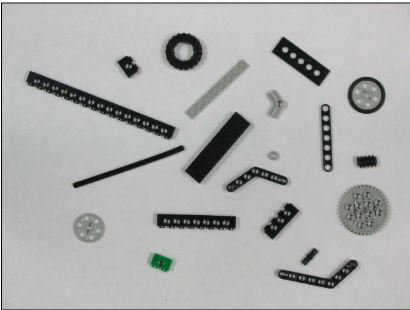
#> input picture coins.jpg, 410 x 310 px
$ jupyter execute --allow-errors 'Quiz2_&_Quiz3_1713177.ipynb'
#> lines starting #> are read from the running program, lines starting #| are printed output that depends on the picture; after the words box and inside, x2 and y2 are one past the last pixel; in counts of white or black regions, pixels touching at a corner belong together
[cell 1]
import cv2
import numpy as np
import matplotlib.pyplot as plt
from google.colab import drive
drive.mount('/contentgdrive')
path = "/contentgdrive/MyDrive/"

[cell 2]
image = cv2.imread('coins.jpg')
#> image is the input picture: shape (310, 410, 3); mean B, G, R 174.2, 174.8, 174

# Convert the image to grayscale
#gray = cv2.cvtColor(image, cv2.COLOR_BGR2GRAY)
gray = cv2.cvtColor(image, cv2.COLOR_BGR2RGB)
gray = cv2.cvtColor(image, cv2.COLOR_RGB2GRAY)
#> gray: shape (310, 410)

[cell 3]
blurred = cv2.GaussianBlur(gray, (9, 9), 2)
ret, thresh = cv2.threshold(blurred, 0, 255, cv2.THRESH_TRIANGLE)
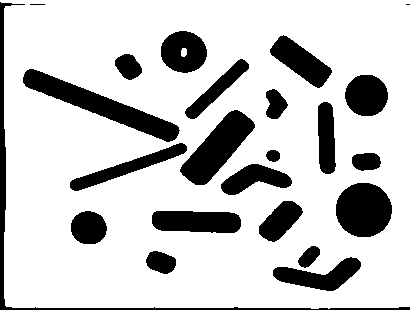
#> thresh: shape (310, 410); 78.9% white; 23 black regions (2 under 20 px), largest, box (x1, y1, x2, y2) and area: (23, 69, 180, 142) 3097, (180, 110, 255, 185) 2530, (336, 183, 392, 237) 2402
#> ret = 176
canny = cv2.Canny(thresh, 0, ret, 3 )
#> canny: shape (310, 410); 3.2% white in thin lines or dots
# Perform morphological operations
dilation = cv2.dilate(canny , (2,2), iterations=2)
#> dilation: shape (310, 410); 7.4% white; 23 white regions, largest, box (x1, y1, x2, y2) and area: (0, 2, 410, 310) 1635, (22, 68, 180, 144) 963, (272, 245, 361, 293) 739
kernel = np.ones((3,3), np.uint8)
#opening = cv2.morphologyEx(canny, cv2.MORPH_OPEN, kernel, iterations=2)
closing = cv2.morphologyEx(canny, cv2.MORPH_CLOSE,(4,4))
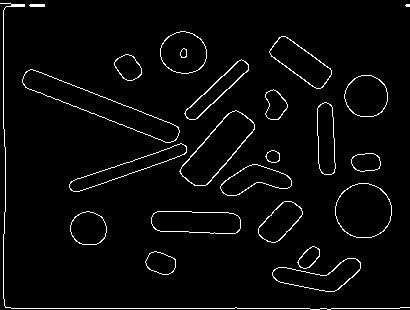
#> closing: shape (310, 410); 3.2% white in thin lines or dots

[cell 4]
#contours, _ = cv2.findContours(closing, cv2.RETR_TREE, cv2.CHAIN_APPROX_SIMPLE)
(contours, hierarchy) = cv2.findContours(dilation.copy(), cv2.RETR_EXTERNAL, cv2.CHAIN_APPROX_SIMPLE)
#> contours = 22 contours, 1 with area under 20; largest, box (x1, y1, x2, y2) and area: (22, 68, 180, 144) 3412, (179, 109, 255, 187) 2720, (335, 182, 392, 239) 2524, (272, 245, 361, 293) 2000, (151, 210, 241, 235) 1914
rgb = cv2.cvtColor(image, cv2.COLOR_BGR2RGB)
cv2.drawContours(rgb, contours, -1, (0, 255, 0), 2)
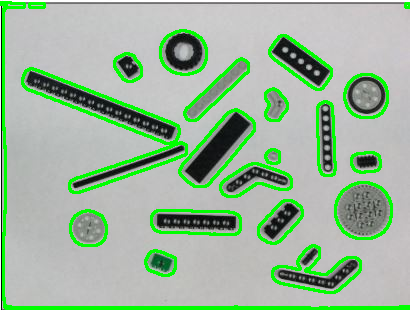
#> rgb: shape (310, 410, 3); mean R, G, B 154.4, 182.2, 154.5
# Print the number of objects in the image
print(len(contours))
#| 22
plt.imshow(closing)

[cell 5]
import cv2
import numpy as np

# Read the image
image = cv2.imread('coins.jpg')

# Convert the image to grayscale
gray = cv2.cvtColor(image, cv2.COLOR_BGR2GRAY)

# Binarize the image
_, binary = cv2.threshold(gray, 128, 255, cv2.THRESH_BINARY)
#> binary: shape (310, 410); 88.7% white; 77 black regions (58 under 20 px), largest, box (x1, y1, x2, y2) and area: (26, 71, 176, 140) 2153, (185, 112, 251, 184) 1620, (340, 185, 387, 235) 1327

# Perform morphological operations to remove small objects and holes
kernel = np.ones((5,5), np.uint8)
opening = cv2.morphologyEx(binary, cv2.MORPH_OPEN, kernel)
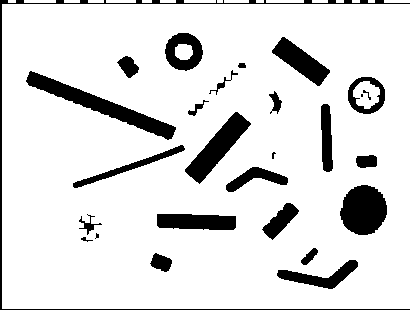
#> opening: shape (310, 410); 87.4% white; 27 black regions (3 under 20 px), largest, box (x1, y1, x2, y2) and area: (26, 71, 176, 140) 2213, (340, 185, 387, 235) 1802, (0, 0, 410, 310) 1754

# Find connected components
_, labels = cv2.connectedComponents(opening)
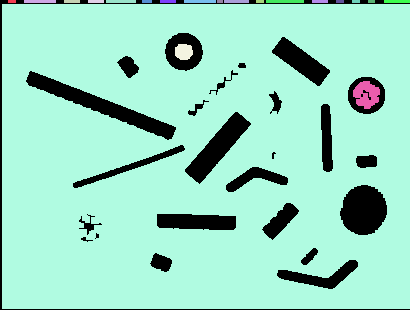
#> labels: shape (310, 410) int32; 21 distinct labels, from 0 to 20; one colour per label, 0 black

# Print the number of objects
print(labels.max())
#| 20
plt.imshow(labels)

#> (a cell that did not finish here is left out)

[cell 7]
image = cv2.imread('eye_pupil.jpg')
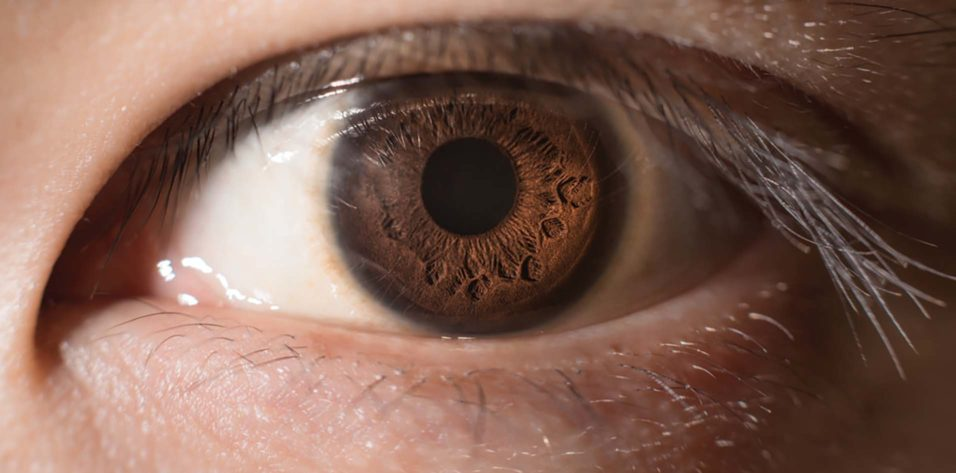
#> input picture eye_pupil.jpg, 956 x 473 px
#> image is the input picture: shape (473, 956, 3); mean B, G, R 83.8, 96.4, 128.6

# Convert the image to grayscale
gray = cv2.cvtColor(image, cv2.COLOR_BGR2GRAY)
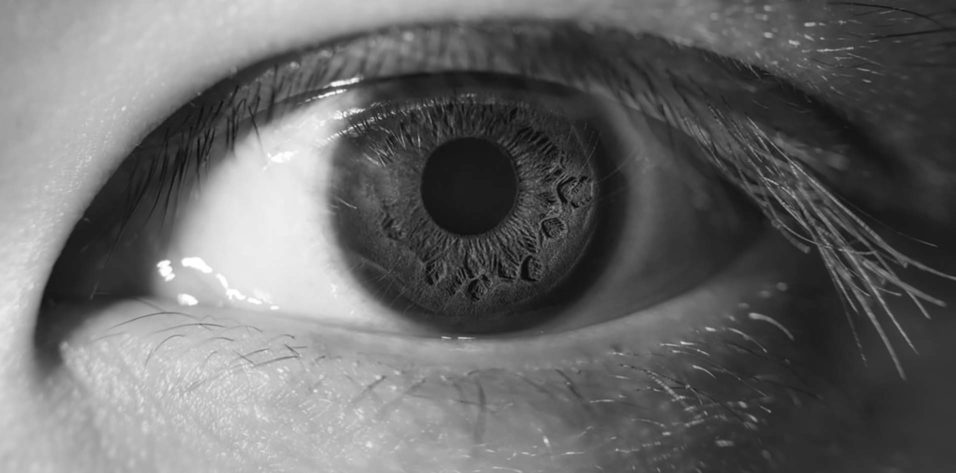
#> gray: shape (473, 956); min 5, max 255, mean 104.6

# Binarize the image using Otsu's thresholding
threshold, binarized = cv2.threshold(gray, 0, 255, cv2.THRESH_BINARY + cv2.THRESH_OTSU)
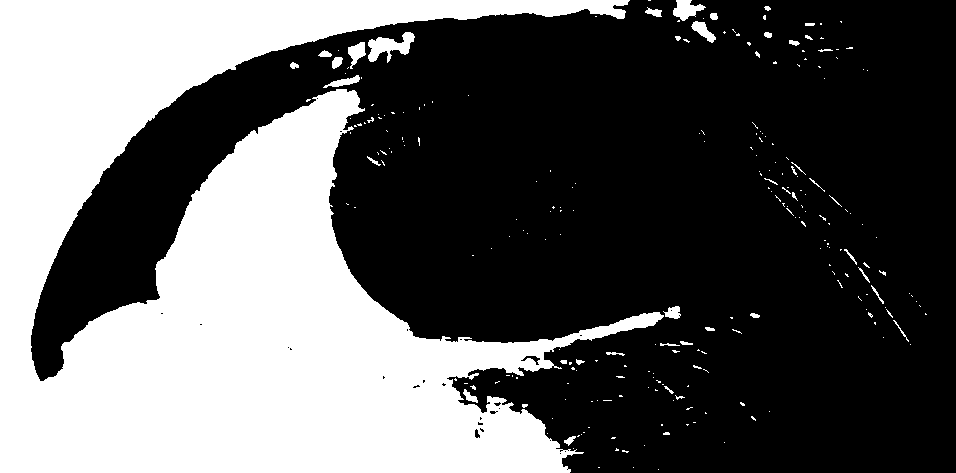
#> binarized: shape (473, 956); 36.9% white; 244 white regions (203 under 20 px), largest, box (x1, y1, x2, y2) and area: (0, 0, 664, 473) 162800, (368, 32, 415, 63) 711, (673, 0, 706, 21) 392
#> threshold = 120

[cell 8]
# Convert the image to an edge map using Canny edge detection
edges = cv2.Canny(binarized, 128, 200)
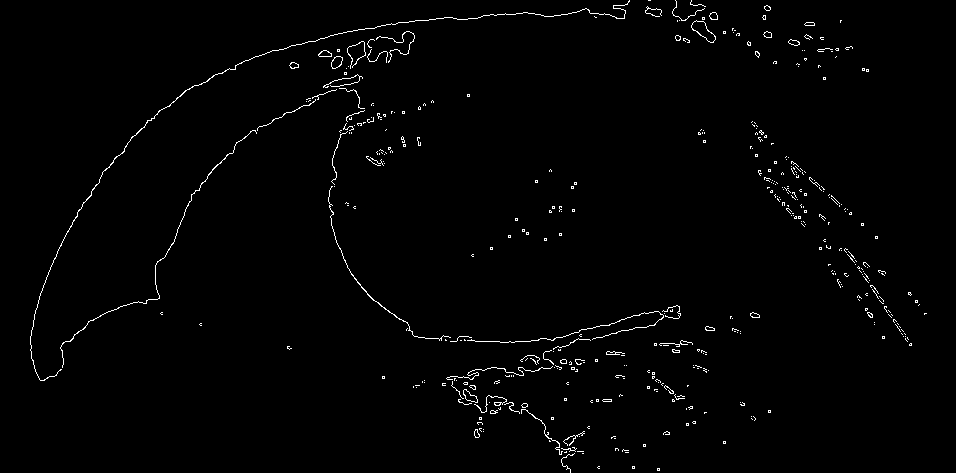
#> edges: shape (473, 956); 1.3% white in thin lines or dots

# Perform the circular Hough transform
#circles = cv2.HoughCircles(edges, cv2.HOUGH_GRADIENT, 1, 20, param1=50, param2=30, minRadius=0, maxRadius=0)
circles = cv2.HoughCircles(edges,cv2.HOUGH_GRADIENT,1,400,param1=50,param2=30,minRadius=0,maxRadius=0)
#> circles = [[476.5, 194.5, 146.7]]

[cell 9]
if circles is not None:
    circles = np.round(circles[0, :]).astype("int")
#> circles = [[476, 194, 147]]
    for (x, y, r) in circles:
        cv2.circle(image, (x, y), r, (0, 255, 0), 4)
#> this loop made 1 pass
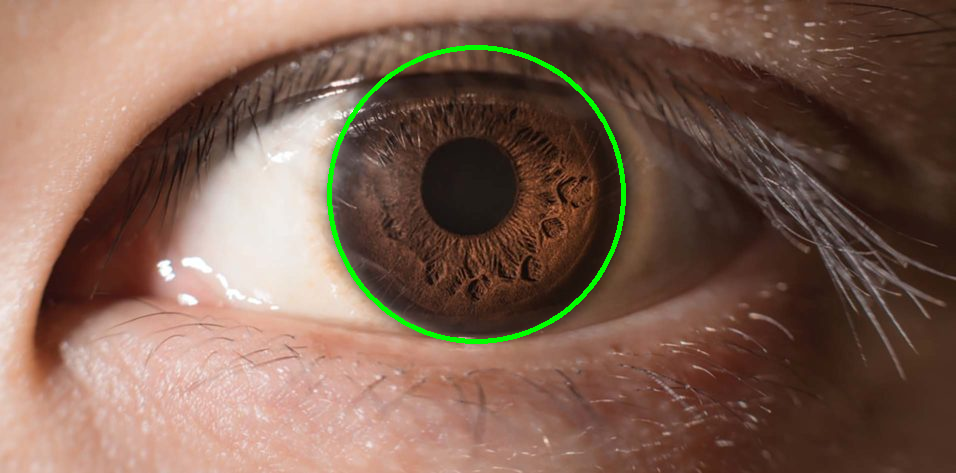
#> image: shape (473, 956, 3); 1.02% of pixels changed, all inside (x1, y1, x2, y2) = (327, 45, 626, 344)

[cell 10]
# Show the image
from google.colab.patches import cv2_imshow

im_rgb = cv2.cvtColor(image, cv2.COLOR_BGR2RGB)

cv2_imshow(im_rgb)
cv2.waitKey(0)
cv2.destroyAllWindows()
